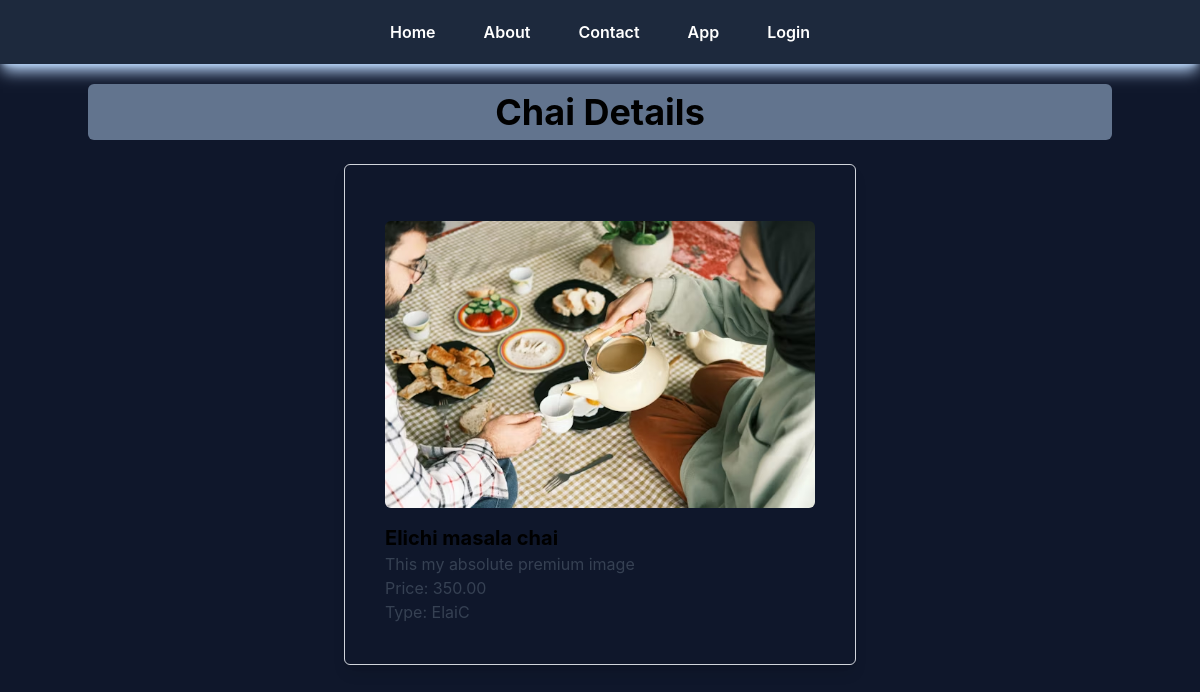
Page /app/chai/3/ on the committed database.
### app/models.py (models this page shows, shortened)
class ChaiVariety(models.Model):
    chai_type_choices=[
        ('ML','Masala Chai'),
        ('GR','Ginger Chai'),
        ('CC','Cardamom Chai'),
        ('TC','Tulsi Chai'),
        ('ElaiC','Elaichi Chai'),
    ]
    name=models.CharField(max_length=100)
    image=models.ImageField(upload_to='chai_images/')
    date_added=models.DateTimeField(default=timezone.now)
    description=models.TextField(max_length=500)
    price=models.DecimalField(max_digits=5,decimal_places=2)
    type=models.CharField(max_length=5,choices=chai_type_choices,default='ML')

### app/views.py (the view)
# urls.py: path('chai/<int:chai_id>/', views.chai_details, name='chai-details'),
def chai_details(request, chai_id):
    chai_details=get_object_or_404(ChaiVariety, pk=chai_id)
    return render(request, 'app/chai_details.html', {'chaidetails': chai_details})

### app/templates/app/chai_details.html (shortened to what this page needs)
{% extends "_base.html" %}
{% block content %}
<h1 class=" w-full  text-center text-4xl py-2 rounded-md bg-slate-500 font-bold ">Chai Details</h1>
<div class=" w-full h-screen flex flex-col items-center mt-6">
        <div class=" w-1/2 h-fit border dark:text-white border-gray-300 rounded-md shadow-lg p-10">
            <img class="w-full max-h-96 object-cover rounded-md mx-auto my-4" src="{{ chaidetails.image.url }}" alt="{{ chaidetails.name }}">
            <h2 class="text-xl font-bold">{{ chaidetails.name }}</h2>
            <p class="text-gray-700">{{ chaidetails.description }}</p>
            <p class="text-gray-700">Price: {{ chaidetails.price }}</p>
            <p class="text-gray-700">Type: {{ chaidetails.type }}</p>
        </div>
</div>
{% endblock %}

### rows in the picture
ChaiVariety: image (picture), name "Elichi masala chai", description "This my absolute premium image", price "350.00", type "ElaiC"
